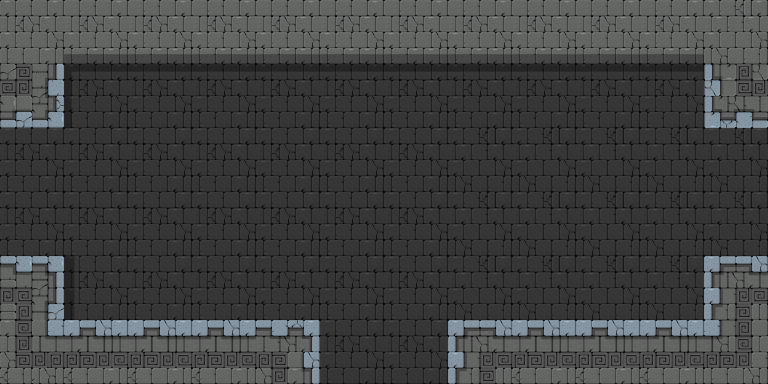

A 2D game scene composited from a Tiled map and its tileset images. What follows is a short description and the map's XML, with each tile layer's data collapsed to a summary:
An orthogonal 12x6 tile map with 64x64 px tiles, 4 tile layers (background, foreground, objects, mainlayer) and 7 objects.

<map version="1.0" orientation="orthogonal" width="12" height="6" tilewidth="64" tileheight="64">
 <properties>
  <property name="physicsGravityY" value="-9.81" />
  <property name="physicsSimulationSpeed" value="1.0" />
  <property name="restrictScrollingToMapBoundary" value="YES" />
 </properties>
 <tileset firstgid="1" name="Tileset_Geometry_16x16_256" tilewidth="64" tileheight="64">
  <image source="Tileset_64x64.png" width="512" height="576" />
 </tileset>
 <layer name="background" width="12" height="6">
  <data>[72 cells, 64 non-empty, 6 distinct tile ids]</data>
 </layer>
 <layer name="foreground" width="12" height="6">
  <data>[72 cells, 26 non-empty, 8 distinct tile ids]</data>
 </layer>
 <layer name="objects" width="12" height="6">
  <data>[72 cells, 0 non-empty, 0 distinct tile ids]</data>
 </layer>
 <layer name="mainlayer" width="12" height="6">
  <data>[72 cells, 0 non-empty, 0 distinct tile ids]</data>
 </layer>
 <objectgroup color="#5858a4" draworder="topdown" name="collisions" width="12" height="6">
  <object x="704" y="64" width="64" height="64" />
  <object x="704" y="256" width="64" height="64" />
  <object x="0" y="0" width="768" height="64" />
  <object x="448" y="320" width="320" height="64" />
  <object x="0" y="320" width="320" height="64" />
  <object x="0" y="64" width="64" height="64" />
  <object x="0" y="256" width="64" height="64" />
 </objectgroup>
 <objectgroup draworder="topdown" name="game objects" width="12" height="6" />
</map>
